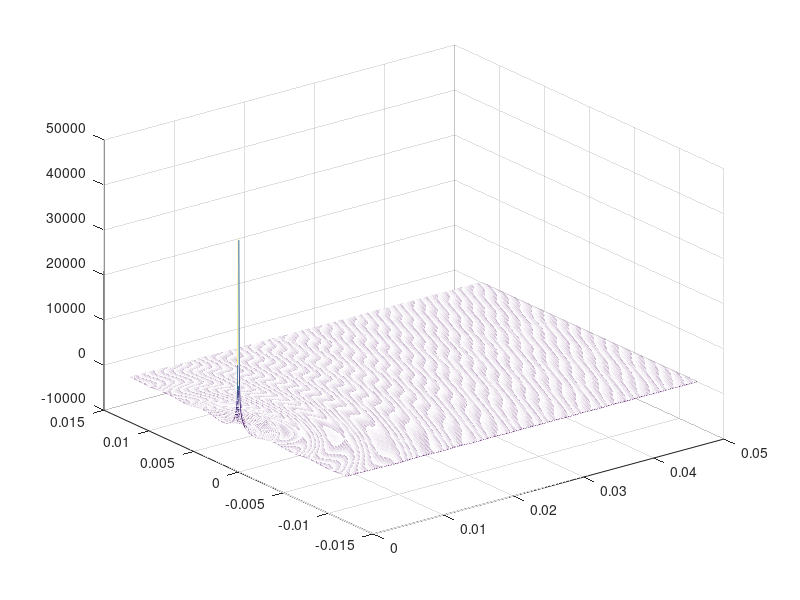
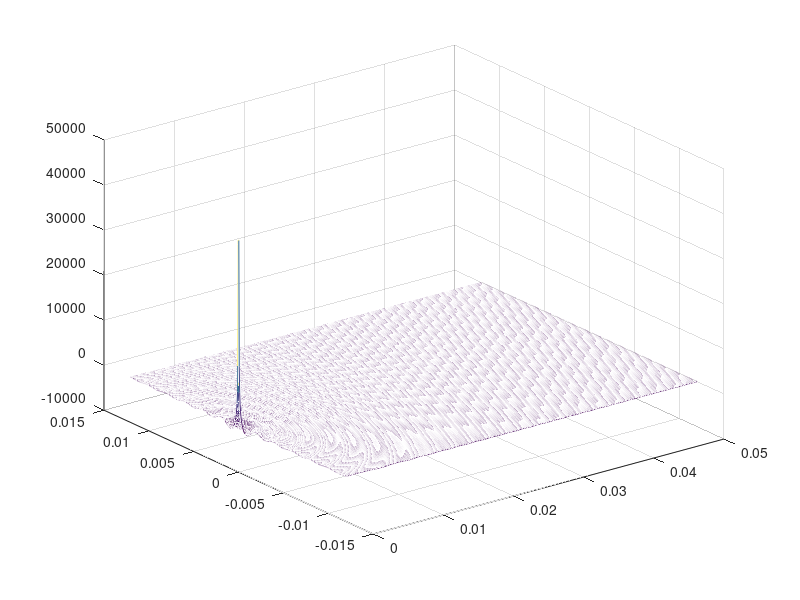
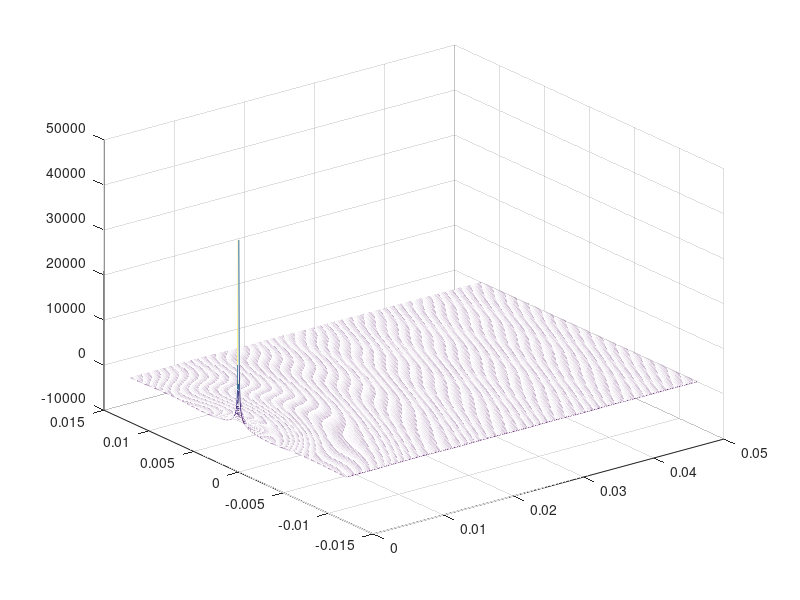

These figures' MATLAB source, in order:
function ex1SinglePoint()
    %Question 1, 2, 3
    lambda = 4.0e-3; % wavelength (8.0 mm)
    scrnDist = 5.0e-2; % distance to the screen (50 mm)
    scrnWdth = 2.4e-2; % width of the screen (+/- 12 mm)
    xs = 0; % x-coord of the source
    ys = 0; % y-coord of the source
    A = 1; % amplitude of the source
    N = 500;
    xd=linspace(xs,scrnDist,N);
    yd=linspace(-scrnWdth/2,scrnWdth/2,N);
    [X,Y] = meshgrid(xd,yd);
    r=sqrt((X.^2)+(Y.^2));
    E4=((A)*cos(-2*pi*r/lambda))./r;
    mesh(X,Y,E4)
    %Question 4
    figure;
    lambda = 2.0e-3; % wavelength (2.0 mm)
    E2=((A)*cos(-2*pi*r/lambda))./r;
    mesh(X,Y,E2)
    figure;
    lambda = 8.0e-3; % wavelength (8.0 mm)
    E8=((A)*cos(-2*pi*r/lambda))./r;
    mesh(X,Y,E8)
return
